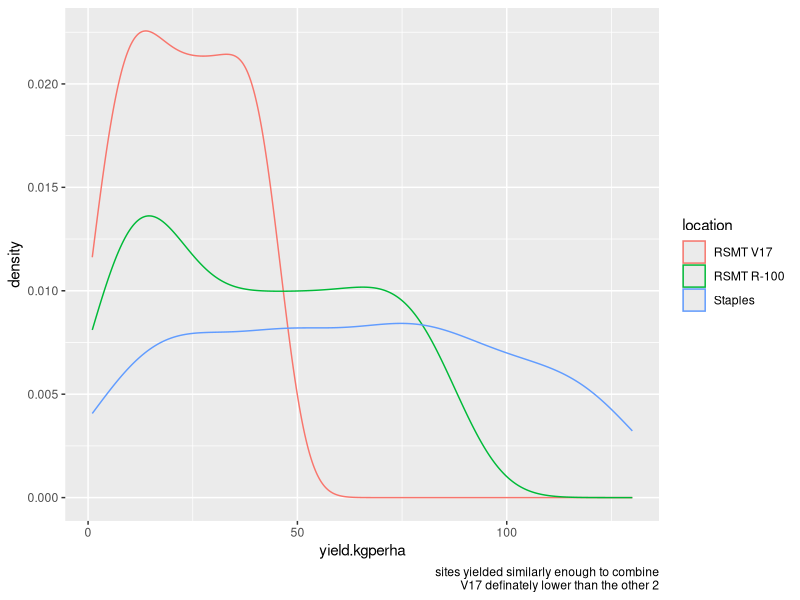

Recreate this plot in R. (Note: this script raises an error after producing the figure.)
# Targeted hypothesis testing of the N-rate timing dataset
# Jesse
# 9Dec2022
# Due date: 12Dec2022


# Preliminary findings ----------------------------------------------------

# I read the report by Dominic and I felt we need to simplify the analysis and story. 

# if there's time and space we can expand with supplementary material and the
# more complex aspects of the models dominic fitted and the limitations of the
# conclusions we can draw from them.

# It seems dominic analyzed each site seperately and each have their own
# Rmarkdown files. Dataframe naming is not consistent. Sometimes 0N plots are
# "Unfertilized", sometimes "control", sometimes "ntiming_update", sometimes
# "nupdate_timing".

# comments ----------------------------------------------------------------

# grain yields are ranging from 10-100 kg ha at each site, is this a conversion
# error?

# staples dataset makes the most sense and feels like the strongest dataset 

# r100 seems weird, unfertilized and low fertilized did best--was this due to
# lodging?

# V17 seems good, but less responsive to treatments

# key conclusions ---------------------------------------------------------

# yields differ among stand age
# yields differ in plots that were not fertilized vs plots that were fertilized


# import data -------------------------------------------------------------
library(tidyverse)
library(lme4)
library(emmeans)
library(multcomp)
library(multcompView)

# see "import_data_allsites.R"

# import data separately from sites ---------------------------------------

# Bringing in datasets from Dominics markdown files for hypothesis testing, each
# site remains separate

rsmtv17<- read.csv("Rosemount-V17.csv", header=T)
rsmtv17 %>% 
  rename_all(tolower) %>% 
  dplyr::select(year,experiment,location,id,treatment,
                napplied,ntiming,stand.age,block,
                yield.kgperha
  ) %>% 
  mutate_all(factor) %>% 
  mutate(yield.kgperha = as.numeric(yield.kgperha)) -> dat_v17

r100<- read.csv("Rosemount_R100.csv")

r100 %>% 
  rename_all(tolower) %>% 
  # colnames()
  dplyr::select(year,experiment,location,id,treatment,
                napplied,ntiming,stand.age,block,
                ntiming_newlabel,
                napplied_update,
                yield.kgperha
  ) %>% 
  mutate_all(factor) %>% 
  mutate(yield.kgperha = as.numeric(yield.kgperha)) -> dat_r100

# there are multiple staples datasets
staples <- read.csv("Staples.csv")
staples_split <- read.csv("Staples.Nsplit.analysis.only.csv")

staples %>% 
  rename_all(tolower) %>% 
  # colnames()
  dplyr::select(year,experiment,location,id,treatment,
                napplied,ntiming,stand.age,block,
                ntiming_actual, #is ntiming actual same as ntiming_newlabel?
                updatednrate, #same as napplied_update
                updatedncumsum,
                yield.kgperha,
                cumulative.grain.yield
  ) %>% 
  mutate_all(factor) %>% 
  mutate(yield.kgperha = as.numeric(yield.kgperha),
         cumulative.grain.yield = as.numeric(cumulative.grain.yield)) -> dat_staples

dat_staples %>% 
  filter(ntiming == "Unfertilized" |
           ntiming == "Fall" |
           ntiming == "Spring") -> dat_staples_fallspring

staples_split  %>% 
  rename_all(tolower) %>% 
  # colnames()
  dplyr::select(year,experiment,location,id,treatment,
                napplied,ntiming,stand.age,block,
                summernrate, #only thing different
                yield.kgperha
  ) %>% 
  mutate_all(factor) %>% 
  mutate(yield.kgperha = as.numeric(yield.kgperha)) -> dat_staples_split

# seems like dat_staples is most robust, but lacks summernrate factor



# Combining across sites --------------------------------------------------

# Since N rates and timing were not consistent across sites, analyzing sites
# together is difficult. 

dat_v17 %>% 
  bind_rows(dat_r100) %>% 
  bind_rows(dat_staples) %>% 
  ggplot(aes(yield.kgperha)) +
  geom_density(aes(col=location)) +
  labs(caption = "sites yielded similarly enough to combine
       V17 definately lower than the other 2")


# Option 1: 3 sites, filtered  dataset

# 3 timings: 0N, spring, fall

# [0N, spring(staples+r100:60 spring, v17:80 spring), fall(staples+r100:60 fall,
# v17:80 fall]

dat_v17 %>% 
  # distinct(treatment)
  filter(treatment != "80 Split") %>% 
  # colnames()
  mutate(timing = if_else(
    treatment == "80 Fall",
    "fall",
    if_else(
      treatment == "80 Spring",
      "spring",
      "control"
    )
  )) -> dat_v17_tiny

dat_r100 %>% 
  # distinct(treatment)
  filter(treatment == "60 spring" |
           treatment == "60 fall" |
           treatment == "control") %>% 
  # distinct(treatment)
  # colnames()
  mutate(timing = if_else(
    treatment == "60 fall",
    "fall",
    if_else(
      treatment == "60 spring",
      "spring",
      "control"
    )
  )) -> dat_r100_tiny


dat_staples %>% 
  # distinct(treatment)
  filter(treatment == "60 spring" |
           treatment == "60 fall" |
           treatment == "control") %>% 
  # distinct(treatment)
  # colnames()
  mutate(timing = if_else(
    treatment == "60 fall",
    "fall",
    if_else(
      treatment == "60 spring",
      "spring",
      "control"
    )
  )) -> dat_staples_tiny


# n=27 for each timing

dat_v17_tiny %>% 
  bind_rows(dat_r100_tiny) %>% 
  bind_rows(dat_staples_tiny) %>% 
  # group_by(timing) %>% 
  # tally()
  # filter(timing != "control") %>% 
  # lm(yield.kgperha~timing*stand.age*location,.) %>%
  # lmer(yield.kgperha ~ timing*stand.age +
  #        (1|location),.) %>% 
  # car::Anova()
  # anova()
  # emmeans(~timing*stand.age*location) %>% 
  # multcomp::cld(Letters=letters,reverse=T)
  # as_tibble()
mutate(location = fct_relevel(location,
                              "RSMT V17",
                              .before = "Staples")) %>%
  ggplot(aes(timing,yield.kgperha)) +
  stat_summary() +
  facet_wrap(~location*stand.age,
             scales = "free") +
  labs(caption = "staples shows what I expect...spring does best in yr 1, then fall for year 2 and 3
  r100 continues to be weird, v17 doesn't show much of a timing difference")

# CONCLUSION: Combining across sites shows no effect of fertilizer timing on
# yield except that it's better than not fertilzing. Sites are different,
# staples shows what I would expect (fertilize in spring for year 1 and then
# fall for year 2 and 3), R100 makes no sense and V17 shows little difference in
# timing. Could be explained by sandy staples soil being more responsive to
# fertilizer and V17 just being less responsive. It's a solid conclusion.

# BUT WE NEED TO CHANGE HOW WE CATEGORIZE TIMING
# year1 yields for fall fertilizer is no fertilizer

dat_v17_tiny %>% 
  bind_rows(dat_r100_tiny) %>% 
  bind_rows(dat_staples_tiny) %>%
  mutate(
    timing_improved = if_else(
      timing=="fall" & stand.age == "1",
      "control",
      timing
    ),
    .after=timing
  ) 


# Option 2: 2 sites, 18 treatments

# R100 does not have data for stand.age == 1, so to keep it balanced we need to
# remove the stand.age == 1 data from Staples. n=6 per treatment per site

dat_r100 %>% 
  bind_rows(dat_staples) %>% 
  # drop_na(yield.kgperha) %>%
  # distinct(stand.age)
  filter(stand.age != "1") %>% #R100 does not have 1st year stand age, so remove from stapes
  lm(
    yield.kgperha~treatment*stand.age*location,
    .) %>%
  # anova()
  emmeans(
    # ~treatment:stand.age
    ~treatment*location
  ) %>%
  multcomp::cld()
# ggplot(aes(location,yield.kgperha,
#            col=treatment,
#            fill = treatment)) +
# stat_summary(geom = "bar",
#              position = position_dodge(.6),
#              width=.6,
#              col=1)

# fall applied fertilizer is better in Staples (because we removed year 1 data)
# and the control and low fertiliy 60N treatments are best in R100 because R100
# data is weird. 

# CONCLUSION: Not a good option combining R100 with Staples. We need to cut out
# stand.age==1 data from staples to make comparison and the R100 data just adds
# more noise than insight...unless the insight is that kernza yield response to
# N is noisy--which will need to be discussed, but missing that first stand age
# data is devastating to the story and the control yielding near highest in R100
# makes me think either N was not limiting in R100, fertility treatments were
# incorrectly applied, N caused a penalty due to drought. The impact of N on
# kernza stands in year 2 and 3 is an angle, but we don't want to analyze with
# treatment as a factor with 18 levels but by grouping by timing or rate or split


# START - TIMING AND RATE ON 2-3 YR OLD STANDS FOR GRAIN YIELD
# may need to add in columns to R100
# nappliedupdate
# ntiming_Actual

# dat_r100 %>% 
#   bind_rows(dat_staples) %>% 
#   # colnames()
#   group_by(location,updatednrate) %>% 
#   tally()
#   filter(stand.age != "1") %>% #R100 does not have 1st year stand age, so remove from stapes
#   lm(
#     yield.kgperha~updatednrate,
#     # yield.kgperha~ntiming_actual,
#     .) %>%
#   anova()
#   emmeans(
#     # ~treatment:stand.age
#     ~ntiming_actual
#   ) %>%
#   multcomp::cld()
# END - TIMING AND RATE ON 2-3 YR OLD STANDS FOR GRAIN YIELD



# Option 3: Analyze all sites seperately

# This is what Dominic did. It seems R100 data showed no response to N, whereas
# Staples and V17 did.


# Option 4: Generate new dataset 

# The first solution is making a vector that is N applied prior to grain
# harvest, which dominic did for staples "updatednrate" and r100
# "napplied_update". I added an "updatednrate" column to V17 and made a column
# in r100 that's updatednrate.

dat_r100 %>% 
  mutate(updatednrate = napplied_update) -> dat_r100

dat_v17 %>% 
  # View()
  # colnames()
  # distinct(treatment)
  mutate(napplied = as.character(napplied)) %>% 
  mutate(updatednrate = if_else(
    treatment == "80 Fall" & stand.age =="1",
    "0",
    napplied
  )) %>% 
  mutate(updatednrate = if_else(
    treatment == "80 Split" & stand.age == "1",
    "40",
    napplied
  )) -> dat_v17

# you can fit a nice curve to the data

dat_r100 %>% 
  bind_rows(dat_v17) %>% 
  bind_rows(dat_staples) %>% 
  # lm(yield.kgperha~updatednrate*stand.age,.) %>%
  # anova()
  ggplot(aes(
    as.numeric(updatednrate),
    yield.kgperha,
    col=stand.age,
    group=stand.age,
    shape = location
  )) +
  geom_point() +
  geom_smooth() +
  labs(caption = "V17 messes up standage=1 curve")

# Let's take out V17

dat_r100 %>% 
  # bind_rows(dat_v17) %>% 
  bind_rows(dat_staples) %>% 
  # lm(yield.kgperha~updatednrate*stand.age,.) %>%
  # anova()
  ggplot(aes(
    as.numeric(updatednrate),
    yield.kgperha,
    col=stand.age,
    group=stand.age,
    shape = location
  )) +
  geom_point() +
  geom_smooth() +
  labs(caption = "Pretty nice curve without V17")

# seperate by site

dat_r100 %>% 
  bind_rows(dat_v17) %>% 
  bind_rows(dat_staples) %>% 
  # lm(yield.kgperha~updatednrate*stand.age,.) %>%
  # anova()
  # filter(location == "RSMT V17") %>% 
  ggplot(aes(
    as.numeric(updatednrate),
    yield.kgperha,
    col=stand.age,
    group=stand.age,
    shape = location
  )) +
  geom_point() +
  geom_smooth() +
  facet_wrap(~location) +
  labs(caption = "yield~nrate is different among sites, can't combine
       note V17 only has 3 n rates so loess nor quadratic cannot be fit")


# but this fails to take into account timing. We null hypothesis test for the
# effect of timing on yield (failed to reject Ho that timing didn't matter), but
# we could just build it into the dataframe



# I may have luck rearrange data into the below format

# dataframe we may need(
#   site,
#   year,
#   standage,
#   N_summer,
#   N_spring,
#   N_fall, 
#   N_prior_to_harvest = (spring+summer of year + fall of previous year),
#   split = yes or no,
#   yield
# ) 




  

# Does iwg grain yield differ by timing? ----------------------------------

# Ho: iwg grain yield does not differ when fertilizer is applied at different
# times

## v17
dat_v17 %>% 
  ggplot(aes(yield.kgperha)) +
  stat_bin(aes(fill=stand.age)) +
  labs(caption = "normally distributed within stand age")

dat_v17 %>% 
  # distinct(ntiming)
  filter(ntiming != "control") %>% 
  lm(yield.kgperha~stand.age*ntiming,
          .) -> lm1
anova(lm1)
# I ran mixed model, block didn't help and too many fixed effects made it rank
# deficient. This is the way. 

# we reject Ho that grain yield is similar between 1yr 2yr and 3yr stands

# we fail to reject Ho that grain yield is similar among timings (fall,
# spring, split) 

  
## R100

dat_r100 %>% 
  ggplot(aes(yield.kgperha)) +
  stat_bin(aes(fill=stand.age)) +
  labs(caption = "normally distributed by stand age")

dat_r100 %>% 
  # colnames()
  # lmer(
  #   yield.kgperha~napplied_update*
  #     ntiming+(1|block), 
  #   data=.) # rank defficient, block useless
  # distinct(ntiming)
  filter(ntiming != "control") %>% 
  lm(
    yield.kgperha~stand.age*ntiming,
    .
  ) %>% 
  # summary()
  anova()
  # emmeans(~ntiming)

# reject Ho that grain yield is similar among stand.age

# fail to reject Ho that grain yield is similar among different timings


## staples 

dat_staples %>% 
  # glimpse()
  # lmer(
    # yield.kgperha~ntiming_actual*
      # stand.age+(1|block),
    # data=.) # rank defficient, block useless
  # distinct(ntiming)
  filter(ntiming != "Unfertilized") %>% 
  lm(
    # yield.kgperha~stand.age*ntiming_actual,
    yield.kgperha~stand.age*ntiming,
    .
  ) %>% 
  # summary()
  anova()
  # emmeans(~ntiming) 

# reject Ho that grain yield is the same among timing HOWEVER we may not be able
# to reject this at all stand ages

dat_staples %>% 
  filter(ntiming != "Unfertilized") %>% 
  ggplot(aes(
    ntiming,
    # ntiming_actual,
    yield.kgperha)) +
  stat_summary() +
  # geom_jitter(width = .2) +
  # geom_boxplot(fill=NA,width=.2) +
  facet_wrap(~stand.age)

# looks like trend is consistent except for year 1 which makes sense because
# ntiming was weird because in fall year 1 don't see that fertilizer until year
# 2. I say we deal with that data another way that adding in a bunch of new
# treatment names as in ntiming_actual



## Compiled

# grain yields differ among stand age and between fertilizer (yes vs no), but
# among fertilized plots we fail to reject Ho that grain yields are similar

dat_v17 %>% 
  filter(ntiming != "control") %>% 
  ggplot(aes(ntiming,yield.kgperha)) +
  geom_jitter(width=.2,
              aes(col=stand.age)) +
  geom_boxplot(fill=NA,
               width=.2) +
  labs(caption = "v17\n fail to reject Ho that grain yield is similar among different timings")

dat_r100 %>% 
  filter(ntiming != "control") %>% 
  ggplot(aes(ntiming,yield.kgperha)) +
  geom_jitter(width=.2,
              aes(col=stand.age)) +
  geom_boxplot(fill=NA,
               width=.2) +
  labs(caption = "r100\nfail to reject ho that grain yield is similar among timings")



dat_staples %>% 
  filter(ntiming != "Unfertilized") %>% 
  ggplot(aes(ntiming,yield.kgperha)) +
  geom_jitter(width=.2,
              aes(col=stand.age)) +
  geom_boxplot(fill=NA,
               width=.2) +
  facet_wrap(~stand.age) +
  labs(caption = "staples
  reject ho that yield is same among timing but with standage interaction
       facet wrapping by stand.age due to interaction
       I understand ntiming is not accurate for stand.age==1
       likely adjusting ntiming will remove interaction, but I don't like the ntiming_update ")


# Applied research question addressed: "I'd prefer to fertilize in fall vs.
# spring, can I apply fertilize in the fall and get high yields?

# ANSWER: if fertilizer timing (fall vs. spring) impacts yield potential, we
# failed to detect any differences in V17 and R100. In staples, grain yields
# were higher in the second and third years where fertilizer was applied in the
# fall.


# Does iwg grain yield differ by rate? ------------------------------------

# Ho: Grain yield does not differ among different fertilizer rates

# first compare cumulative yield as a function of cumulative fertilizer

# updatedncumsum and cumulative.grain.yield were only used in figures and no
# metadata exists for how they were calculated

## staples
dat_staples %>% 
  # View()
  # colnames()
  group_by(id,updatednrate) %>% 
  summarise(cumyield = cumsum(yield.kgperha)) %>% 
  # lm(cumyield~updatednrate,.) %>% 
  # anova()
  # emmeans::emmeans(~updatednrate)
  ggplot(aes(
    as.numeric(updatednrate),
    cumyield
  )) +
  geom_point() +
  # geom_smooth() # soooo quadratic omg
  geom_smooth(
    method = "lm",
    formula = y~poly(x,2),
    se=F
  ) +
  labs(caption = "staples
       reject Ho that yields are similar among N applied rates")

dat_v17 %>% 
  # colnames()
  # distinct(napplied) %>%
  group_by(id,napplied) %>% 
  summarise(cumyield = cumsum(yield.kgperha)) %>% 
  lm(cumyield~napplied,.) %>%
  anova()
# not a range of fertility levels, but we reject Ho that yields are similar
# among the 2 fertility levels (0N and 80N)


dat_r100 %>% 
  # colnames()
  group_by(id,napplied_update) %>% 
  summarise(cumyield = cumsum(yield.kgperha)) %>% 
  # lm(cumyield~napplied_update,.) %>%
  # anova()
  ggplot(aes(
    as.numeric(napplied_update),
    cumyield
  )) +
  geom_point() +
  geom_smooth() +
  labs(caption = "R100
       fail to reject Ho that grain yield is similar among fertilizer rates")

# Conclusion: Cumulative yields can be calculated for a given plot over the
# course of the experiment. Plots differ in the amount of N applied. Our Ho is
# that yields do not differ among plots with different N rates. At V17, we had
# two N rates (0 and 80N), we reject Ho that yields were similar among these two
# rates. At staples, we reject the Ho that yields are similar among multiple
# rates and find a very strong quadratic relationship between N rate and yield.
# At R100, we fail to reject Ho


# Compare yield response of n applied prior to harvest (we can assume
# timing does not matter from previous analysis)

dat_staples %>% 
  # colnames()
  ggplot(aes(
    as.numeric(updatednrate),
    yield.kgperha
  )) +
  geom_point(aes(col=stand.age)) +
  geom_smooth(aes(group = stand.age,
                  col=stand.age),
              # method = "lm",
              # formula = y~poly(x,2)
              )
dat_staples %>% 
  lm(
  yield.kgperha~poly(as.numeric(updatednrate),2)*stand.age,
    # yield.kgperha~as.numeric(updatednrate)*stand.age,
  .) %>%
  anova()
  # emmeans::emmeans(~poly(as.numeric(updatednrate),2)*stand.age)
# we reject Ho that grain yields are similar among nrate and stand age, but
# there is an interaction and this effect is not consistent. It seems
# approximately quadratic in all years, but in year 2 there is more of a decline
# at higher N rates which is not true in the other years

# V17
# only 2 rates, cannot make this comparison

# R100
# no difference among rates, let alone will fitting a curve be possible.


# running all code in "Staples.Rmd" to show figures dominic produced

# gg1
# gg2 + labs(caption = "staples")
# gg3 + labs(caption = "staples")
# gg4 + labs(caption = "staples")


# Applied research question addressed: "I'd prefer to fertilize in fall vs.
# spring, can I apply fertilize in the fall and get high yields? Do I need to
# apply more fertilizer in the fall to achieve the same yield response as a
# spring application?

# ANSWER: Previously we were unable to reject the Ho that timing of fertilizer
# does not impact yield. With timing being equal, yields seem to be highest
# around 5-7 nrate. This is most important in the first and second year, but
# overfertilizing in the second year can result in lower yields


# IF iwg grain yields differ by N rate, how do we model? ------------------

# 4 models: no effect, linear, quadratic, quadratic planar


# What is the optimum N rate for grain yield? -----------------------------



# Which treatment does best? ----------------------------------------------

# Assuming you have to pick a fertilizer program to do every year, what is the
# best program?

# mixed effect models didn't really add much

# V17
dat_v17 %>% 
  # glimpse()
  lmer(yield.kgperha~treatment*stand.age +
         (1|block),.) %>% 
  # lm(yield.kgperha~treatment*stand.age,
     # .) %>% 
  # anova()
  emmeans(~treatment)
# 80 fall split for V17

#R100
dat_r100 %>% 
  # glimpse()
  lmer(yield.kgperha~treatment*stand.age +
         (1|block),.) %>% 
  # lm(yield.kgperha~treatment*stand.age,
     # .) %>% 
  # anova()
  emmeans(~treatment) %>% 
  as_tibble() %>% 
  arrange(emmean)
# 60 spring for R100, control is also high. Maybe lodging explains?

# staples
dat_staples %>% 
  # glimpse()
  lmer(yield.kgperha~treatment*stand.age +
         (1|block),.) %>%
  # car::Anova()
  # lm(yield.kgperha~treatment*stand.age,
     # .) %>%
  # anova()
  emmeans(~treatment) %>% 
  as_tibble() %>% 
  arrange(emmean)
# 100 fall split

# we would conclude the fall split applications were associated with the highest
# yielding plots in V17 and staples. R100 yields were highest in spring applied
# and control


# Do grain yields differ when fertilizer is split applied? ----------------

dat_v17 %>% 
  # glimpse()
  mutate(split = str_detect(treatment,"split")) %>% 
  # glimpse()
  distinct(treatment)
# no split treatments in V17


dat_r100 %>% 
  # glimpse()
  filter(treatment != "control") %>% 
  filter(treatment != "140 fall split" &
           treatment != "60 fall" &
           treatment != "60 spring") %>% # making split and not split even
  mutate(split = str_detect(treatment,"split")) %>% 
  # glimpse()
  # group_by(split) %>%
  # distinct(treatment)  
  # arrange(treatment)
  # tally()
  # lm(yield.kgperha~split,.) %>%
  # anova() #lol, even less of an effect after balancing split and not split
  ggplot(aes(split,yield.kgperha)) +
  geom_jitter(width=.2,set.seed(314)) +
  geom_boxplot(fill=NA,
               width = .2) +
  labs(caption = "r100
       fail to reject Ho that yield is the same when fertilizer is split or not")


dat_staples %>% 
  # glimpse()
  mutate(split = str_detect(treatment,"split")) %>% 
  filter(treatment != "control") %>% 
  # distinct(treatment)
  # glimpse()
  # group_by(split) %>%
  # tally()
  # lm(yield.kgperha~split,.) %>% 
  # anova()
  ggplot(aes(split,yield.kgperha)) +
  geom_jitter(width=.2,set.seed(314)) +
  geom_boxplot(fill=NA,
               width = .2) +
  labs(caption = "staples
       fail to reject Ho that yield is the same when fertilizer is split or not")
